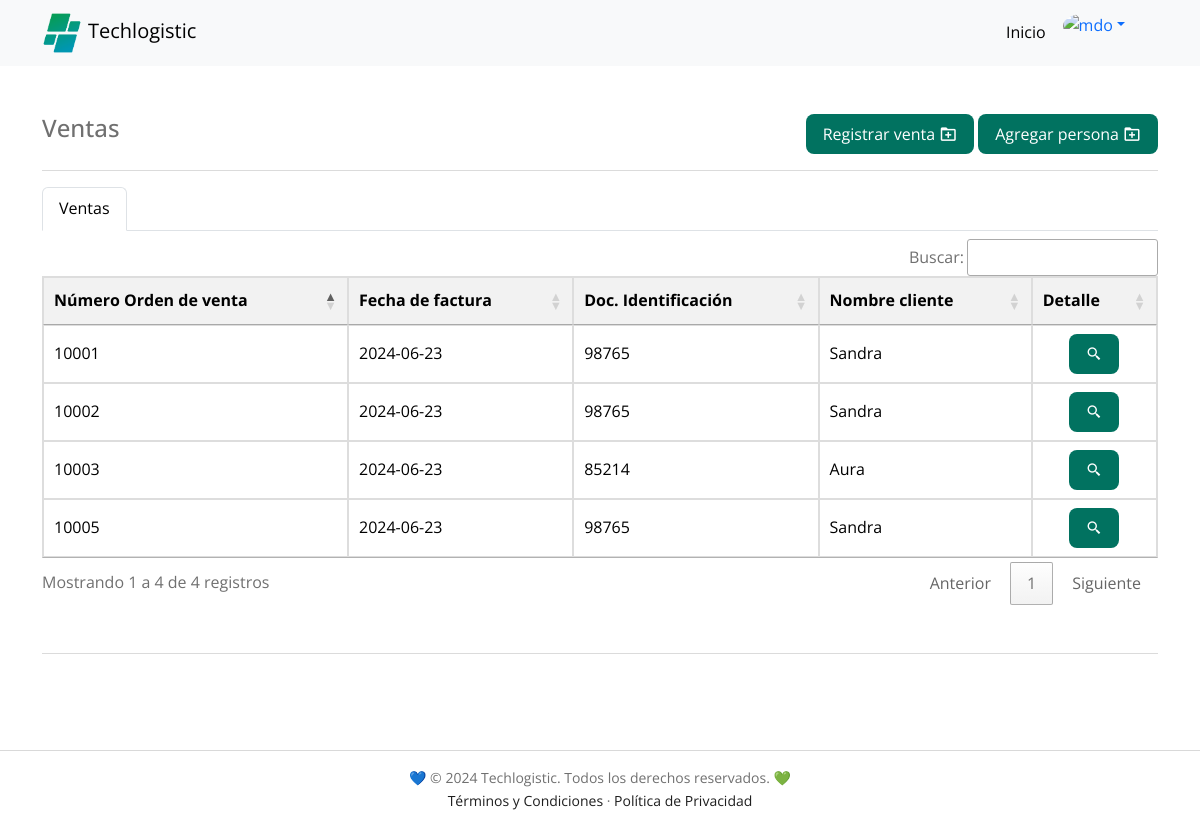
/dashboard/ventas/indexventas.php (signed in), run on the app's committed database.
### tables this page shows
CREATE TABLE `orden_venta` (
  `numero_orden_venta` int NOT NULL AUTO_INCREMENT,
  `id_funcionario` int NOT NULL,
  `id_persona` int NOT NULL,
  `id_medio_pago` int NOT NULL,
  `fecha_factura` date NOT NULL,
  `doc_identidad` int NOT NULL,
  `nombre_cliente` varchar(45) NOT NULL,
  PRIMARY KEY (`numero_orden_venta`),
  KEY `id_medio_pago` (`id_medio_pago`),
  KEY `id_funcionario` (`id_funcionario`),
  KEY `id_persona` (`id_persona`) /*!80000 INVISIBLE */,
  CONSTRAINT `orden_venta_ibfk_1` FOREIGN KEY (`id_medio_pago`) REFERENCES `medio_pago` (`id_medio_pago`),
  CONSTRAINT `orden_venta_ibfk_2` FOREIGN KEY (`id_funcionario`) REFERENCES `funcionario` (`id_funcionario`),
  CONSTRAINT `orden_venta_ibfk_3` FOREIGN KEY (`id_persona`) REFERENCES `personas` (`id_persona`)
);

### dashboard/ventas/indexventas.php (the view, shortened to what this page needs)
<!DOCTYPE html>
<html lang="es">
<head>
  <link href='https://unpkg.com/boxicons@2.0.7/css/boxicons.min.css' rel='stylesheet'>
  <link href="https://cdn.jsdelivr.net/npm/bootstrap@5.3.0/dist/css/bootstrap.min.css" rel="stylesheet"
>
  <link rel="stylesheet" href="../../HTML/styles/techlogistic.css">
  <link rel="stylesheet" type="text/css" href="https://cdn.datatables.net/1.11.5/css/jquery.dataTables.css">
  <link rel="stylesheet" type="text/css" href="https://cdn.datatables.net/buttons/2.0.1/css/buttons.dataTables.min.css">
</head>
<body>
  <nav class="navbar navbar-expand-lg bg-body-tertiary">
    <div class="container">
      <a href="../../PHP/indexdash.php" class="navbar-brand" title="Techlogistic"><img src="../../images/favicon.png"
          alt="Logo Techlogistic" class="navigation__image">Techlogistic</a>
      <div class="collapse navbar-collapse" id="navbarNavDropdown">
        <ul class="navbar-nav ms-auto me-4 mb-2 mb-lg-0">
          <li class="nav-item">
            <a class="nav-link active" aria-current="page" href="../../PHP/indexdash.php"> Inicio </a>
          </li>
          <li class="nav-item dropdown">
            <div class="dropdown" role="group">
              <a class="dropdown-toggle dropdown-toggle-split" data-bs-toggle="dropdown" aria-expanded="false">
                <img src="https://higinnamora.github.io/techlogistic/images/profile/profile.png" alt="mdo"
                  class="rounded-circle" width="38" height="38" />
              </a>
            </div>
          </li>
        </ul>
      </div>
    </div>
  </nav>
  <main class="container my-5 h-100">
    <div class="d-flex flex-column flex-md-row justify-content-between">
      <h4 class="text-md-start text-left">Ventas</h4>
      <div class="actions-table">
        <div class="action-item">
          <a class="button margin-left" aria-current="page" href="./nueva-venta2.php">Registrar venta<i
              class='bx bx-folder-plus icons-styles'></i></a>
        </div>
        <div class="action-item">
          <a class="button margin-left" aria-current="page" href="../../HTML/sign-up.html">Agregar persona<i
              class='bx bx-folder-plus icons-styles'></i></a>
        </div>
      </div>
    </div>
    <hr>
    <ul class="nav nav-tabs mb-2">
      <li class="nav-item">
        <a class="nav-link active" aria-current="page" href="indexventas.php">Ventas</a>
      </li>
    </ul>
    <div class="table-responsive">
      <?php
      include_once "../../PHP/conexion_a_la_DB.php";
      $sql = "SELECT numero_orden_venta, fecha_factura, doc_identidad, nombre_cliente FROM orden_venta;";
      echo '<table id="ventas" style="color: black;" class="">
            <thead>
                <tr>
                    <th scope="scope" >Número Orden de venta</th>
                    <th scope="scope" >Fecha de factura</th>
                    <th scope="scope" >Doc. Identificación</th>
                    <th scope="scope" >Nombre cliente</th>
                    <th scope="scope">Detalle</th>
                </tr>
            </thead>
            <tbody>';
      if ($rta = $conexion->query($sql)) {
        while ($row = $rta->fetch_assoc()) {
          $numero = $row["numero_orden_venta"];
          $fecha = $row["fecha_factura"];
          $documento = $row["doc_identidad"];
          $nombre = $row["nombre_cliente"];
          echo "
            <tr>
                <td>$numero</td>
                <td>$fecha</td>
                <td>$documento</td>
                <td>$nombre</td>
                <td class='text-center'><a class='button' href='./ver_detalle.php?numero=$numero'><i class='bx bx-search-alt-2'></i></a></td>
            </tr>";
        }
        echo "</tbody></table>\n";
      }
      ?>
    </div>
    <hr class="my-5">
  </main>
  <footer>
    <div class="copyright">
      <div class="bd-container">
        <p>💙 © 2024 Techlogistic. Todos los derechos reservados. 💚</p>
        <p><a href="../../HTML/terminos-y-condiciones.html">Términos y Condiciones</a> · <a
            href="../../HTML/politica-de-privacidad.html">Política de Privacidad</a></p>
      </div>
    </div>
  </footer>
</body>
</html>

### HTML/styles/techlogistic.css (style rules this page uses)
:root { --header-height: 3rem; --header-height-desktop: 70px; --first-color: #017260; --first-color-alt: #167C38; --secondary-color: #0097b2; --title-color: #393939; --text-color: #707070; --text-color-light: #A6A6A6; --body-color: #FFFFFF; --container-color: #FFFFFF; --black-color-001: #1E1E1E; --gray-color-001: #D9D9D9; --text-color-001: #242B55; --text-color-002: #fafafa; --text-color-white: #ffffff; --body-font: 'Open Sans', sans-serif; --biggest-font-size: 2.25rem; --h1-font-size: 1.5rem; --h2-font-size: 1.25rem; --h3-font-size: 1rem; --normal-font-size: .938rem; --small-font-size: .813rem; --smaller-font-size: .75rem; --font-medium: 500; --font-semi-bold: 600; --m-1: .5rem; --m-2: 1rem; --m-3: 1.5rem; --m-4: 2rem; --m-5: 2.5rem; --m-6: 3rem; --z-tooltip: 10; --z-fixed: 100; }
@media screen and (min-width: 768px) { :root { --biggest-font-size: 4rem; --h1-font-size: 2.25rem; --h2-font-size: 1.5rem; --h3-font-size: 1.25rem; --normal-font-size: 1rem; --small-font-size: .875rem; --smaller-font-size: .813rem; } }
*,::before,::after { box-sizing: border-box; }
html { height: 100%; }
html, body { scroll-behavior: smooth; }
body { background-color: var(--body-color); color: var(--text-color); display: flex; flex-direction: column; font-family: var(--body-font); font-size: var(--normal-font-size); line-height: 1.6; margin: var(--header-height) 0 0 0; width: 100%; }
h1, h2, h3, p, ul { margin: 0; }
a { text-decoration: none; }
img { height: auto; max-width: 100%; }
.text-center { text-align: center; }
.mb-2 { margin-bottom: var(--m-2); }
.bd-container { margin-left: var(--m-2); margin-right: var(--m-2); max-width: 960px; width: calc(100% - 2rem); }
.navigation__image { width: 40px; margin-right: 6px; }
.button { align-items: center; background-color: var(--first-color); border-radius: .5rem; border: 1px solid transparent; color: #FFFFFF; display: inline-block; height: 40px; line-height: 1; padding: 0 1rem; transition: .3s; justify-content: center; }
a.button { display: inline-flex; }
.copyright { text-align: center; padding: 16px 0; border-top: 1px solid var(--gray-color-001); margin-top: auto; }
.copyright p { font-size: 14px; color: var(--text-color); }
.copyright p a { color: var(--black-color-001); }
@media screen and (min-width: 768px) { body { margin: 0; } }
@media screen and (min-width: 992px) { .bd-container { margin-left: auto; margin-right: auto; } }
table { width: 100%; border-collapse: collapse; margin-top: 20px; }
table, th, td { border: 1px solid #ddd; }
th, td { padding: 12px; text-align: left; }
th { background-color: #f2f2f2; }
tr:nth-child(even) { background-color: #f9f9f9; }
.actions-table { display: flex; }
.icons-styles { font-size: 18px; margin-left: 4px; }
.margin-left { margin-left: 4px; }

### data on the page
orden_venta: numero_orden_venta "10001", fecha_factura "2024-06-23", doc_identidad "98765", nombre_cliente "Sandra"
orden_venta: numero_orden_venta "10002", fecha_factura "2024-06-23", doc_identidad "98765", nombre_cliente "Sandra"
orden_venta: numero_orden_venta "10003", fecha_factura "2024-06-23", doc_identidad "85214", nombre_cliente "Aura"
orden_venta: numero_orden_venta "10005", fecha_factura "2024-06-23", doc_identidad "98765", nombre_cliente "Sandra"
